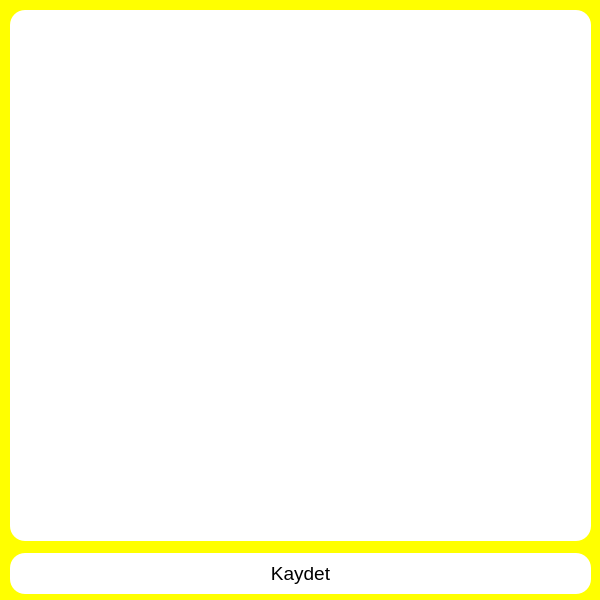
<?xml version="1.0" encoding="UTF-8"?>
<ui version="4.0">
 <class>Form</class>
 <widget class="QWidget" name="Form">
  <property name="geometry">
   <rect>
    <x>0</x>
    <y>0</y>
    <width>600</width>
    <height>600</height>
   </rect>
  </property>
  <property name="windowTitle">
   <string>Dosya Düzenle</string>
  </property>
  <property name="styleSheet">
   <string notr="true">QWidget
{
background-color:yellow;
}

QTextEdit
{
background-color:white;
border-radius:15px;
}

QPushButton
{
background-color:white;
border-radius:15px;
}

QPushButton:hover
{
background-color:#dfdfdf;
}</string>
  </property>
  <widget class="QTextEdit" name="textEdit">
   <property name="geometry">
    <rect>
     <x>10</x>
     <y>10</y>
     <width>581</width>
     <height>531</height>
    </rect>
   </property>
  </widget>
  <widget class="QPushButton" name="pushButton_save_file">
   <property name="geometry">
    <rect>
     <x>10</x>
     <y>553</y>
     <width>581</width>
     <height>41</height>
    </rect>
   </property>
   <property name="font">
    <font>
     <pointsize>14</pointsize>
    </font>
   </property>
   <property name="text">
    <string>Kaydet</string>
   </property>
  </widget>
 </widget>
 <resources/>
 <connections/>
</ui>
